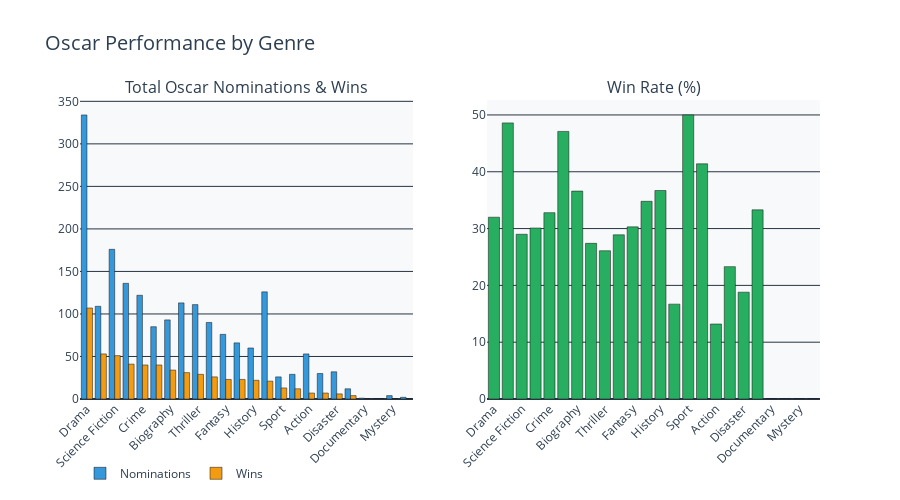

Here is the notebook cell this chart was saved with:
### Code cell
# Visualization: Oscar Success by Genre
fig_oscar = make_subplots(
    rows=1, cols=2,
    subplot_titles=('Total Oscar Nominations & Wins', 'Win Rate (%)'),
    specs=[[{"type": "bar"}, {"type": "bar"}]]
)

# Left: Nominations and Wins
fig_oscar.add_trace(
    go.Bar(
        name='Nominations',
        x=oscar_analysis['Genre'].to_list(),
        y=oscar_analysis['TotalNominations'].to_list(),
        marker_color=PRODIVI_COLORS['secondary']
    ),
    row=1, col=1
)

fig_oscar.add_trace(
    go.Bar(
        name='Wins',
        x=oscar_analysis['Genre'].to_list(),
        y=oscar_analysis['TotalWins'].to_list(),
        marker_color=PRODIVI_COLORS['warning']
    ),
    row=1, col=1
)

# Right: Win Rate
fig_oscar.add_trace(
    go.Bar(
        name='Win Rate',
        x=oscar_analysis['Genre'].to_list(),
        y=oscar_analysis['WinRate'].to_list(),
        marker_color=PRODIVI_COLORS['success'],
        showlegend=False
    ),
    row=1, col=2
)

fig_oscar.update_layout(
    title={
        'text': 'Oscar Performance by Genre',
        'font': {'size': 20, 'color': PRODIVI_COLORS['text']}
    },
    barmode='group',
    plot_bgcolor=PRODIVI_COLORS['background'],
    paper_bgcolor='white',
    font={'color': PRODIVI_COLORS['text']},
    height=500,
    legend={'orientation': 'h', 'y': -0.2}
)

fig_oscar.update_xaxes(tickangle=-45)
fig_oscar.show()

### Figure 1 — Plotly figure (JSON) as saved in the notebook; plotly's stock layout.template omitted (floating-point values rounded to 4 significant figures)
{"data": [{"marker": {"color": "#3498DB"}, "name": "Nominations", "x": ["Drama", "Musical", "Science Fiction", "Adventure", "Crime", "Romance", "Biography", "War", "Thriller", "Animation", "Fantasy", "Western", "History", "Comedy", "Sport", "Romantic Comedy", "Action", "Horror", "Disaster", "Martial Arts", "Documentary", "Awful", "Mystery", "Family"], "y": [334, 109, 176, 136, 122, 85, 93, 113, 111, 90, 76, 66, 60, 126, 26, 29, 53, 30, 32, 12, 1, 0, 4, 2], "type": "bar", "xaxis": "x", "yaxis": "y"}, {"marker": {"color": "#F39C12"}, "name": "Wins", "x": ["Drama", "Musical", "Science Fiction", "Adventure", "Crime", "Romance", "Biography", "War", "Thriller", "Animation", "Fantasy", "Western", "History", "Comedy", "Sport", "Romantic Comedy", "Action", "Horror", "Disaster", "Martial Arts", "Documentary", "Awful", "Mystery", "Family"], "y": [107, 53, 51, 41, 40, 40, 34, 31, 29, 26, 23, 23, 22, 21, 13, 12, 7, 7, 6, 4, 0, 0, 0, 0], "type": "bar", "xaxis": "x", "yaxis": "y"}, {"marker": {"color": "#27AE60"}, "name": "Win Rate", "showlegend": false, "x": ["Drama", "Musical", "Science Fiction", "Adventure", "Crime", "Romance", "Biography", "War", "Thriller", "Animation", "Fantasy", "Western", "History", "Comedy", "Sport", "Romantic Comedy", "Action", "Horror", "Disaster", "Martial Arts", "Documentary", "Awful", "Mystery", "Family"], "y": [32, 48.6, 29, 30.1, 32.8, 47.1, 36.6, 27.4, 26.1, 28.9, 30.3, 34.8, 36.7, 16.7, 50, 41.4, 13.2, 23.3, 18.8, 33.3, 0, 0, 0, 0], "type": "bar", "xaxis": "x2", "yaxis": "y2"}], "layout": {"xaxis": {"anchor": "y", "domain": [0, 0.45], "tickangle": -45}, "yaxis": {"anchor": "x", "domain": [0, 1]}, "xaxis2": {"anchor": "y2", "domain": [0.55, 1], "tickangle": -45}, "yaxis2": {"anchor": "x2", "domain": [0, 1]}, "annotations": [{"font": {"size": 16}, "showarrow": false, "text": "Total Oscar Nominations & Wins", "x": 0.225, "xanchor": "center", "xref": "paper", "y": 1, "yanchor": "bottom", "yref": "paper"}, {"font": {"size": 16}, "showarrow": false, "text": "Win Rate (%)", "x": 0.775, "xanchor": "center", "xref": "paper", "y": 1, "yanchor": "bottom", "yref": "paper"}], "title": {"font": {"size": 20, "color": "#2C3E50"}, "text": "Oscar Performance by Genre"}, "font": {"color": "#2C3E50"}, "legend": {"orientation": "h", "y": -0.2}, "barmode": "group", "plot_bgcolor": "#F8F9FA", "paper_bgcolor": "white", "height": 500}}
